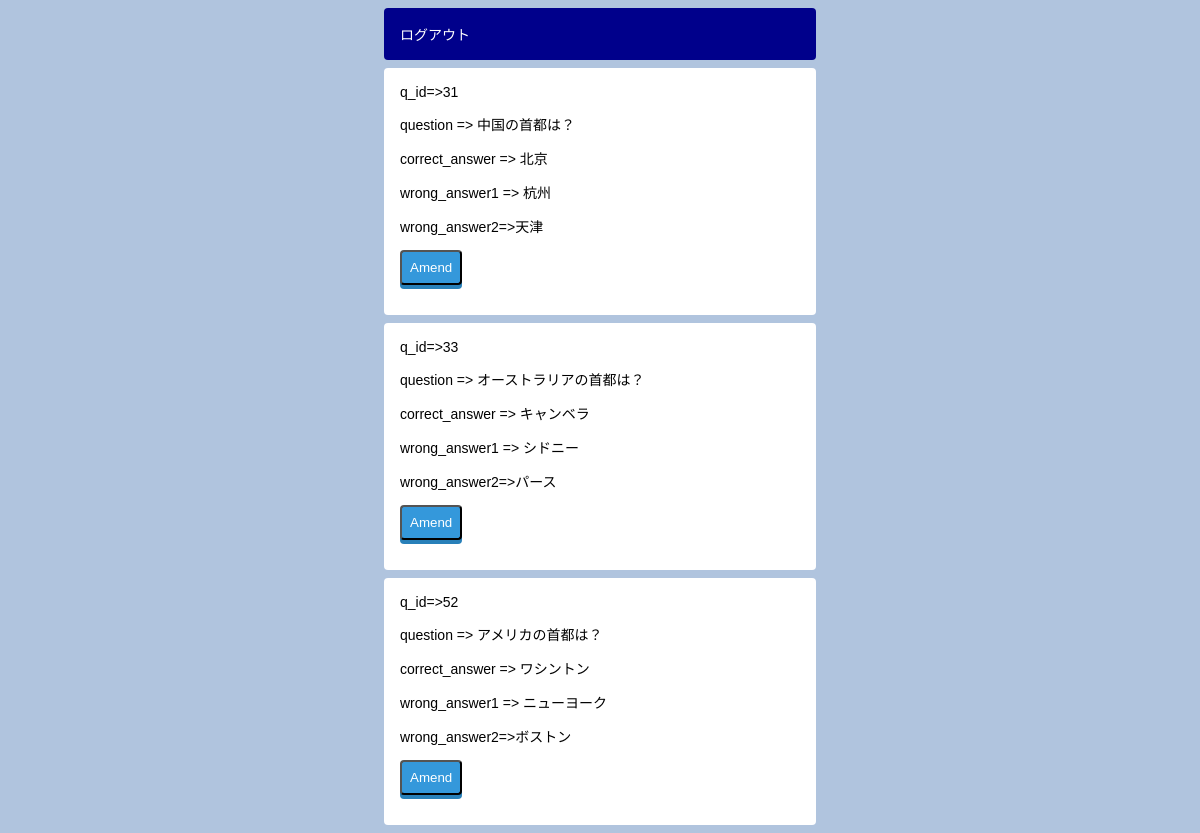
The page /question_maker_list.php (signed in) on the database its author committed.
### tables this page shows
CREATE TABLE `test` (
  `q_id` int(11) NOT NULL,
  `question` varchar(50) NOT NULL,
  `correct_answer` varchar(50) NOT NULL,
  `wrong_answer1` varchar(50) NOT NULL,
  `wrong_answer2` varchar(50) NOT NULL,
  `test_u_id` int(12) NOT NULL,
  `test_group_id` int(30) NOT NULL
);

### question_maker_list.php (the view, shortened to what this page needs)
<!DOCTYPE html>
<html lang="ja">
<head>
    <link rel="stylesheet" href="css/styles.css">
</head>
<body>
    <?php
    echo '<div id="logout"><a href="./logout.php">ログアウト</a></div>';
    $pdo = db_connect();
    try {
        $sql = "SELECT q_id,question,correct_answer,wrong_answer1,wrong_answer2 FROM test WHERE 1";
        $stmt = $pdo->prepare($sql);
        $stmt->execute();
        while (true) {
            $rec = $stmt->fetch(PDO::FETCH_ASSOC);
            if ($rec == false) {
                break;
            }
            foreach ($rec as $key => $value) {
                if ($key == "q_id") {
                    echo '<section class="container">';
                    echo '<form method ="get" action="./question_maker_edit.php">';
                    echo $key . "=>" . $value;
                } else if ($key == "wrong_answer2") {
                    echo $key . "=>" . $value;
                    echo '<p>';
                    echo '<input type="submit" value="Amend" id="mk_btn">';
                    echo '</p>';
                    echo "</form>";
                    echo '</section>';
                } else {
                    echo "<p>$key => $value</p>";
                }
            }
        }
    } catch (Exception $e) {
        echo "ただいま障害によりデータベースへの登録ができません";
        exit();
    }
    ?>
</body>
</html>

### css/styles.css (style rules this page uses)
body { background: lightsteelblue; font-size: 14px; font-family: Verdana, Geneva, Tahoma, sans-serif; }
.container { width: 400px; margin: 8px auto; background: white; border-radius: 4px; padding: 16px; position: relative; }
#btn, #result>a, #mk_btn { background: #3498db; padding: 8px; border-radius: 4px; cursor: pointer; text-align: center; color: white; box-shadow: 0 4px 0 #2880b9; }
a { text-decoration: none; color: white; }
#logout { width: 400px; margin: 0 auto; background: darkblue; border-radius: 4px; padding: 16px; }

### rows shown on the page
test: q_id "31", question "中国の首都は？", correct_answer "北京", wrong_answer1 "杭州", wrong_answer2 "天津"
test: q_id "33", question "オーストラリアの首都は？", correct_answer "キャンベラ", wrong_answer1 "シドニー", wrong_answer2 "パース"
test: q_id "52", question "アメリカの首都は？", correct_answer "ワシントン", wrong_answer1 "ニューヨーク", wrong_answer2 "ボストン"

### other values the page prints
$key "q_id"
$key "question"
$key "correct_answer"
$key "wrong_answer1"
$key "wrong_answer2"
